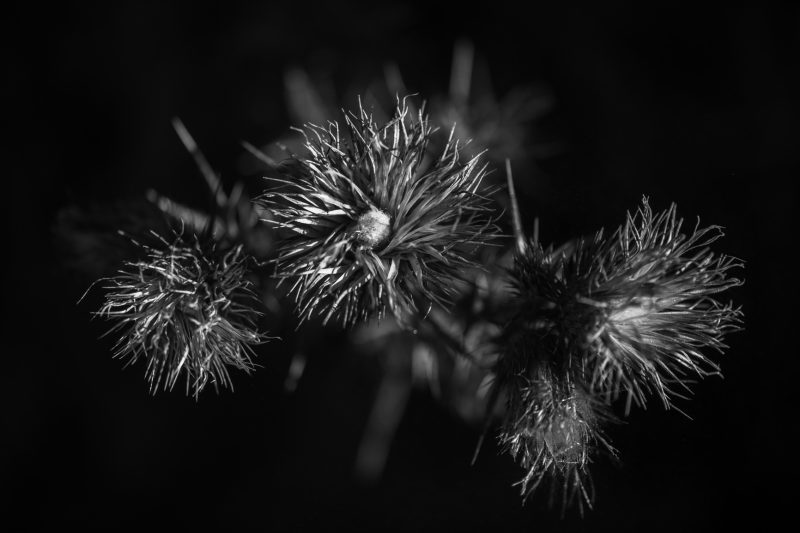
#> input picture DIP Assignments/flowers.jpg, 800 x 533 px
$ jupyter execute 'Gamma Transform Assignment - 7.ipynb'
#> lines starting #> are read from the running program, lines starting #| are printed output that depends on the picture
[cell 1]
import cv2
import numpy as np
import matplotlib.pyplot as plt

img = cv2.imread('flowers.jpg')
#> img is the input picture: shape (533, 800, 3); min 0, max 255, mean 23.4

[cell 2]
# gamma values to apply
gamma_values = [0.5, 1.0, 1.5, 2.0, 2.5]

# lookup table for gamma value
lookup_tables = [np.uint8(255 * np.power(np.arange(0, 256) / 255.0, gamma)) for gamma in gamma_values]

# gamma transformation to input image with lookup table
gamma_images = [cv2.LUT(img, table) for table in lookup_tables]
#> gamma_images = 5 items

[cell 3]
plt.figure(figsize=(15, 10))
plt.subplot(2, 3, 1)
plt.imshow(cv2.cvtColor(img, cv2.COLOR_BGR2RGB))
plt.title('Input Image')
for i in range(len(gamma_values)):
    plt.subplot(2, 3, i+2)
    plt.imshow(cv2.cvtColor(gamma_images[i], cv2.COLOR_BGR2RGB))
    plt.title('Gamma = {}'.format(gamma_values[i]))

plt.show()
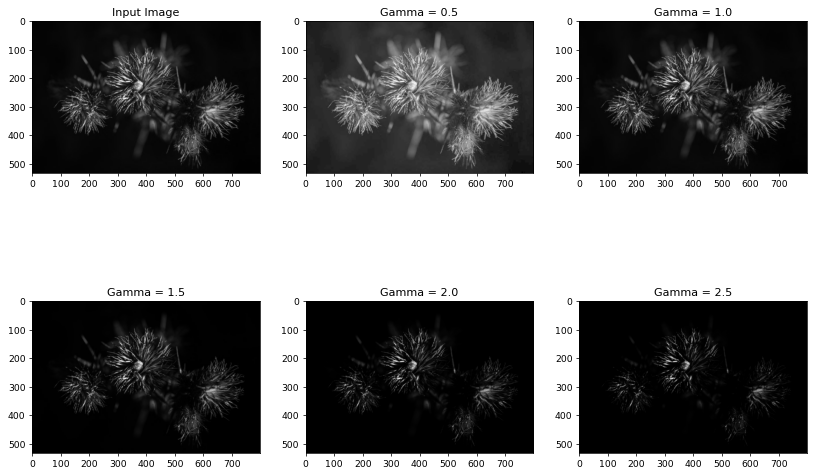
#> figure drawn by matplotlib, 6 panels
